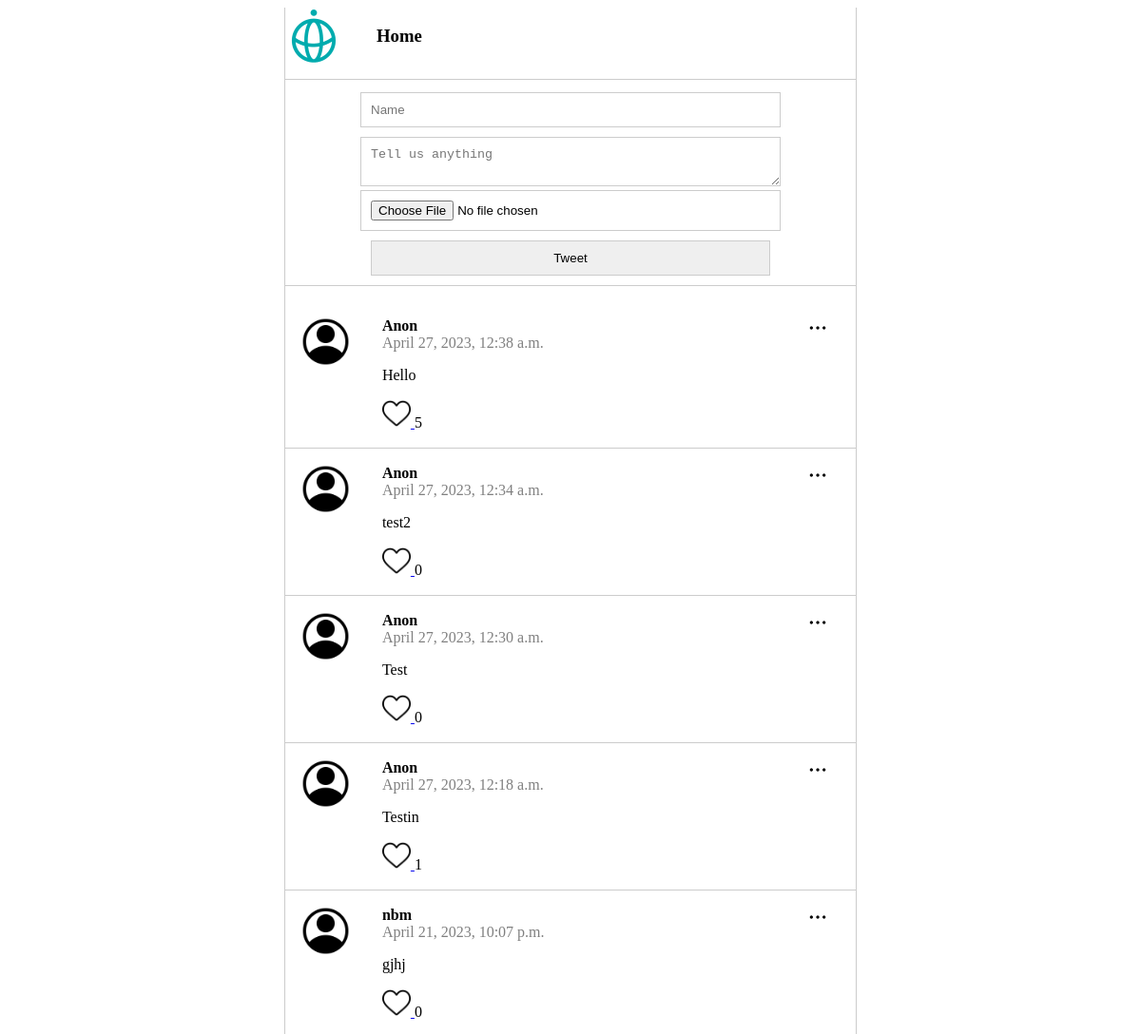
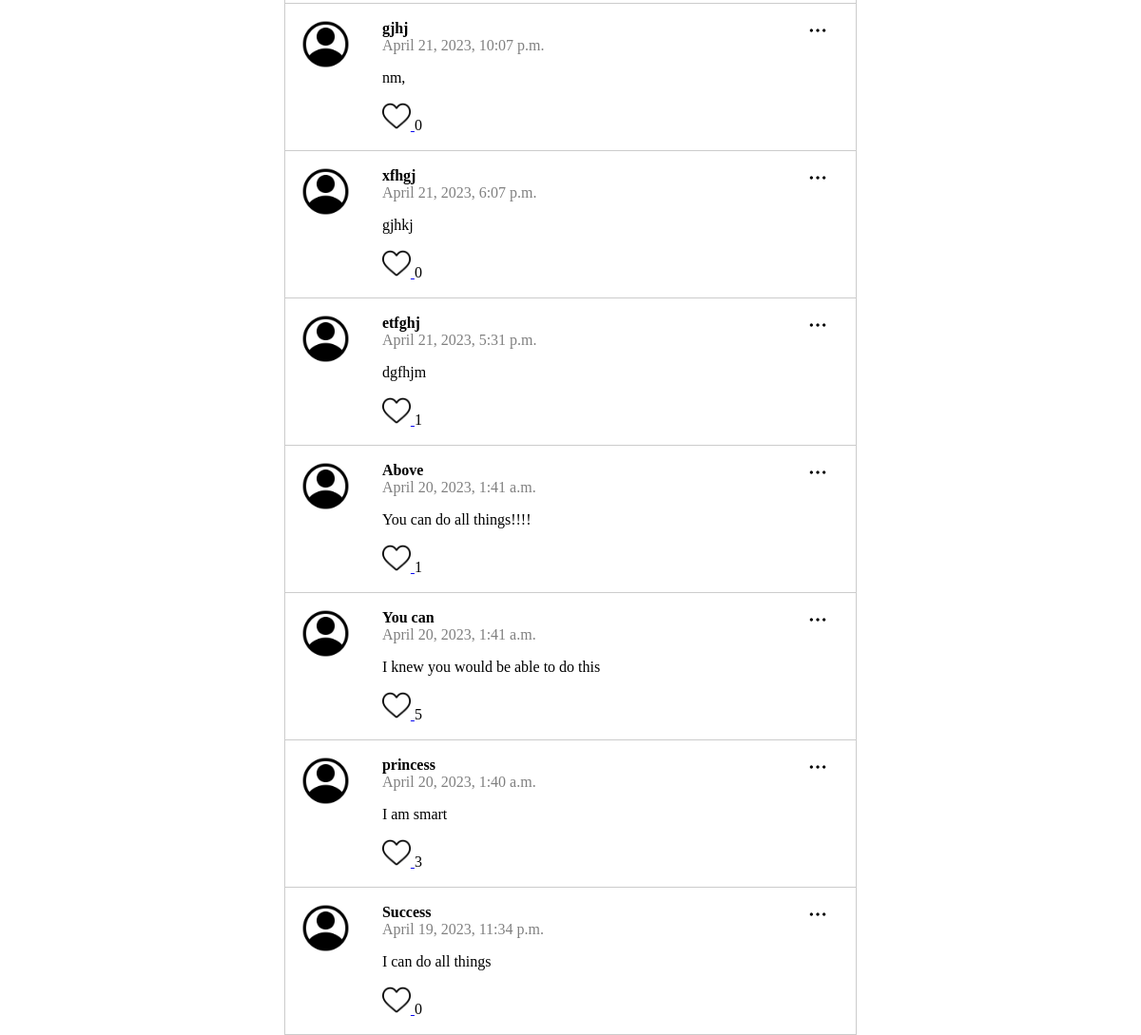
The page / on the database its author committed (2 pictures, top to bottom).
### posts/models.py (models this page shows)
class Post(models.Model):
    class Meta(object):
        db_table = 'post'
    name = models.CharField(
        'Name', blank=False, null=False, max_length=14, db_index=True, default='Anonymous'
        )
    body = models.CharField(
        'Body', blank=True, null=True, max_length=140, db_index=True
        )
    image = CloudinaryField(
        'image', blank= True, null = True,db_index=True
    )
    likecount = models.IntegerField(
        'Like', default=0,null=True,blank=True
    )
    created_at = models.DateTimeField(
        'Create DateTime', blank=True, auto_now_add=True
        )

### posts/views.py (the view, shortened to what this page needs)
# urls.py: path('', views.index, name='index'),
def index(request):
    posts = Post.objects.all().order_by('-created_at')[:20]
    form = PostForm()
    return render(request, 'posts.html',
                   {'posts': posts})

### templates/posts.html (shortened to what this page needs)
{% extends "base.html" %} {% block content %} {% load static %}
<section>
    <section class="content">
        <div class="header">
            <img src="{% static 'img/techis-logo (1).png' %}" alt="" style="width:60px" />
            <h3>Home</h3>
        </div>
        <section class="post_form">
            <form action="/" method="POST" enctype="multipart/form-data">
                <input type="text" name="name" placeholder="Name" required>
                <textarea name="body" placeholder="Tell us anything" required></textarea>
                <input type="file" name="image" />
                <div class="input1">
                 <input type="submit" value="Tweet" />
                </div>
            </form>
        </section>
        <section class="posts">
            <ul>
                {% for post in posts %}
                <li>
                    <img class="menu_icon js-menu-icon" src="{% static 'img/menu.png' %}" />
                    <div class="logo">
                        <img src="{% static 'img/user.png' %}" />
                    </div>
                    <div class="name_body">
                        <div class="name">{{ post.name }}</div>
                        <div class="datetime">{{ post.created_at }}</div>
                        <p>{{ post.body }}</p>
                            <a href="likes/{{ post.id }}">
                                <img src="{% static 'img/heart.png' %}" style="width:30px">
                            </a>
                            {{post.likecount}}
                        </div>
                </li>
                {% endfor %}
            </ul>
        </section>
    </section>
</section>
{% endblock %}

### templates/base.html (shortened to what this page needs)
<!DOCTYPE html>
<html lang="en">
<head>
    {% load static %}
    <link href="{% static 'css/style.css' %}" rel="stylesheet" />
</head>
<body>
    {% block content %} {{ content }} {% endblock %}
</body>
</html>

### static/css/style.css (style rules this page uses)
html, body { height: 100%; }
.content { max-width: 600px; height: 100%; margin: 0 auto; border-left: 1px solid #ccc; border-right: 1px solid #ccc; }
.post_form { padding: 20px 40px border-bottom 1px solid #ccc; }
.header { display: flex; gap: 6%; margin-bottom: 13px; border-bottom: 1px solid #ccc; padding-bottom: 15px; }
.post_form input { width: 70%; margin-bottom: 10px; padding: 10px; border: 1px solid #ccc; }
.post_form textarea { width: 70%; padding: 10px; border: 1px solid #ccc; }
.posts ul { padding: 0%; }
.posts li { position: relative; display: flex; border-bottom: 1px solid #ccc; padding: 17px; }
.posts li .menu_icon { width: 20px; position: absolute; right: 30px; top: 18px; }
.posts li .logo { flex-basis: 15%; }
.posts li .logo img { width: 60%; }
.posts li .name_body { flex-basis: 85%; }
.posts li .name_body .name { font-weight: bold; }
.posts li .name_body .datetime { color: gray; }
form { text-align: center; border-bottom: 1px solid #ccc; }

### templates/posts.html (style rules this page uses)
img { text-align: right; }

### rows shown on the page
Post: name "Anon", created_at "April 27, 2023, 12:38 a.m.", body "Hello", likecount "5"
Post: name "Anon", created_at "April 27, 2023, 12:34 a.m.", body "test2", likecount "0"
Post: name "Anon", created_at "April 27, 2023, 12:30 a.m.", body "Test", likecount "0"
Post: name "Anon", created_at "April 27, 2023, 12:18 a.m.", body "Testin", likecount "1"
Post: name "nbm", created_at "April 21, 2023, 10:07 p.m.", body "gjhj", likecount "0"
Post: name "gjhj", created_at "April 21, 2023, 10:07 p.m.", body "nm,", likecount "0"
Post: name "xfhgj", created_at "April 21, 2023, 6:07 p.m.", body "gjhkj", likecount "0"
Post: name "etfghj", created_at "April 21, 2023, 5:31 p.m.", body "dgfhjm", likecount "1"
Post: name "Above", created_at "April 20, 2023, 1:41 a.m.", body "You can do all things!!!!", likecount "1"
Post: name "You can", created_at "April 20, 2023, 1:41 a.m.", body "I knew you would be able to do this", likecount "5"
Post: name "princess", created_at "April 20, 2023, 1:40 a.m.", body "I am smart", likecount "3"
Post: name "Success", created_at "April 19, 2023, 11:34 p.m.", body "I can do all things", likecount "0"
